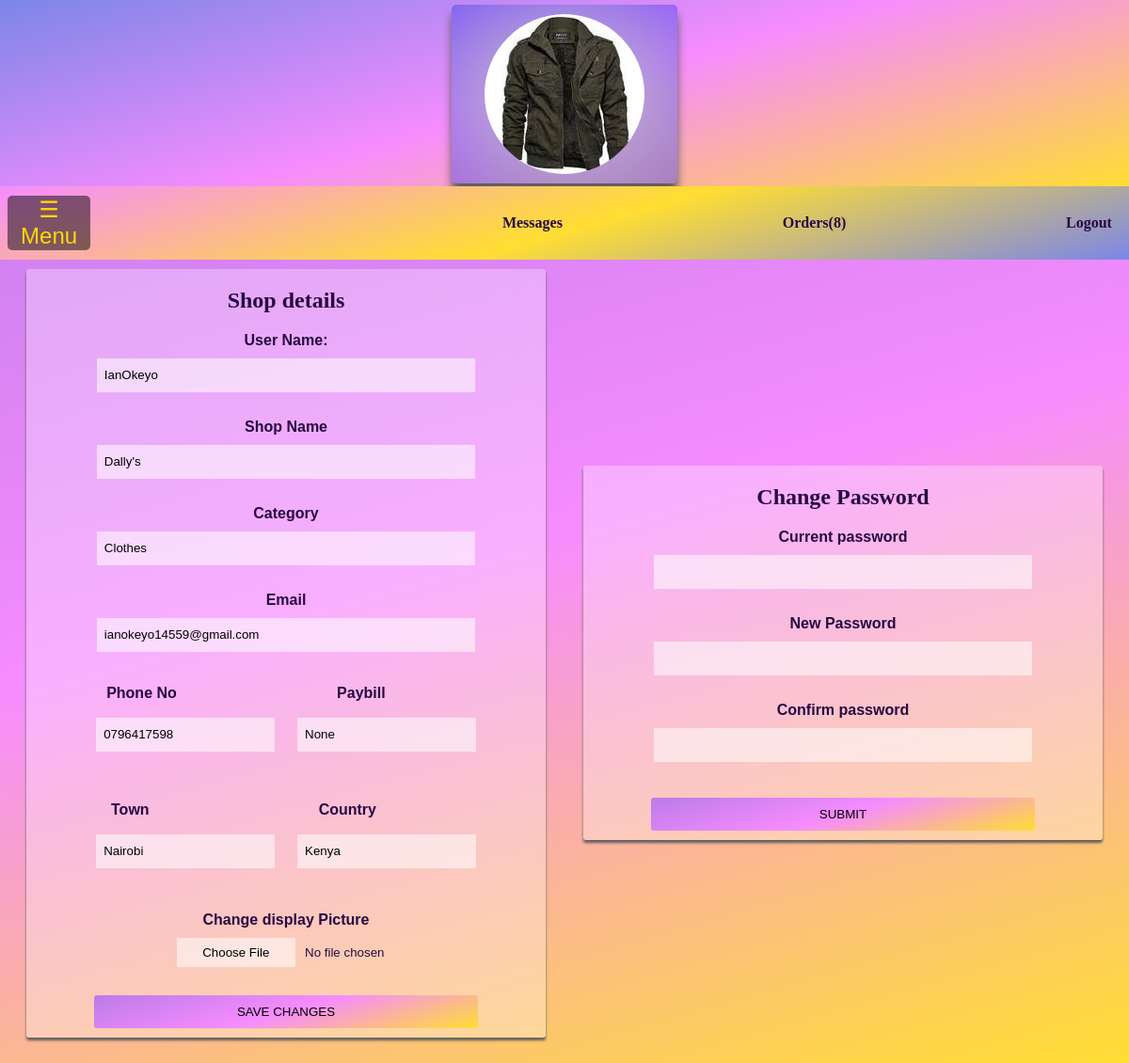
The app's page /manageShop/changeDetails (signed in) with its own data.
### market/models.py (models this page shows, shortened)
class User(db.Model, UserMixin): #UserMixin contains additional methods used  during logIn
    id = db.Column(db.Integer(), primary_key=True)
    userName = db.Column(db.String(20), nullable=False, unique=True)
    email = db.Column(db.String(), nullable=False)
    password_hash = db.Column(db.String(length=60), nullable=False)
    phoneNo = db.Column(db.String(length=12), nullable=False)
    books_cart = db.relationship('Book', secondary=books_cart, backref="users_interested")
    stationery_cart = db.relationship('Stationery', secondary=stationery_cart, backref="users_interested")
    lab_cart = db.relationship('Lab', secondary=lab_cart, backref="users_interested")
    uniform_cart = db.relationship('Uniform', secondary=uniform_cart, backref="users_interested")
    orders = db.relationship('Order', secondary=orders, backref="users_interested")
    shop_orders = db.relationship('Shop_order', secondary=user_shop_orders, backref="customers")
    @property #creating a new property
    def password(self):
        return self.password

class Shop(db.Model, UserMixin):
    id = db.Column(db.Integer(), primary_key=True)
    shopName = db.Column(db.String(), nullable=False, unique=True)
    owner_id = db.Column(db.Integer(), db.ForeignKey('owner.id'), nullable=False)
    category = db.Column(db.String(), nullable=False)
    paybill = db.Column(db.String())
    country = db.Column(db.String())
    town = db.Column(db.String())
    profilePic = db.Column(db.String())
    products = db.relationship('Product', backref='shop', lazy=True)
    orders = db.relationship('Shop_order', secondary=shop_orders, backref="shoppers")

### market/routes.py (the view, shortened to what this page needs)
@app.route('/manageShop/changeDetails', methods=['POST', 'GET'])
def change_shop_details():
    detailsForm = ShopDetailsForm()
    changePasswordForm=ChangePasswordForm()
    owner = Owner.query.filter_by(user_id=current_user.id).first()
    current_shop = Shop.query.filter_by(owner_id=owner.id).first()
    if not current_shop:#to redirect users who have no shops to the create shop url
        return redirect(url_for('open_shop'))
    if changePasswordForm.submit2.data and changePasswordForm.validate_on_submit():
        current_user.password=changePasswordForm.newPassword.data
        db.session.commit()
        flash('Your password has been successfully updated', category='success')
        return redirect(url_for('change_shop_details'))
    profile_pic_fn=url_for('static', filename='profile_pics/'+current_shop.profilePic)
    return render_template('manageShop/change_details.html', current_shop=current_shop,detailsForm=detailsForm, changePasswordForm=changePasswordForm,
        profile_pic=profile_pic_fn, shopCategory=current_shop.category, shopName = current_shop.shopName,  details_errors = detailsForm.errors,
        password_errors = changePasswordForm.errors)

### market/forms.py (shortened to what this page needs)
class ShopDetailsForm(FlaskForm):
    userName = StringField(label='User Name:', validators=[Length(min=3, max=50), DataRequired()])
    shopName = StringField(label='Shop Name', validators=[Length(min=3, max=50), DataRequired()])
    email = StringField(label='Email', validators=[Length(min=3, max=60), Email()])
    phoneNo = StringField(label='Phone No', validators=[Length(min=10, max=13), DataRequired()])
    paybill = StringField(label='Paybill', validators=[DataRequired()])
    town = StringField(label='Town', validators=[DataRequired()])
    country = StringField(label='Country', validators=[DataRequired()])
    category = StringField(label='Category', validators=[Length(min=3, max=50), DataRequired()])
    displayPic = FileField(label='Change display Picture', validators=[FileAllowed(['jpg', 'png', 'jpeg'])])
    submit1 = SubmitField(label='SAVE CHANGES')

class ChangePasswordForm(FlaskForm):
    oldPassword = PasswordField(label='Current password', validators=[DataRequired()])
    newPassword = PasswordField(label='New Password', validators=[Length(min=8), DataRequired()])
    confirmPassword = PasswordField(label='Confirm password', validators=[Length(min=8), DataRequired(), EqualTo('newPassword')])
    submit2=SubmitField(label='SUBMIT')

### market/routes.py (called while the page is built)
@login_manager.user_loader#for the login manager to remember that the user was already logged in even after a refresh
def load_user(user_id):
    return User.query.get(int(user_id))

### market/templates/manageShop/change_details.html (shortened to what this page needs)
{% extends 'manageShop/manage_base.html' %}
{% block body %}
<div id="change-details-section">
    <form class="form-area" method='POST' enctype="multipart/form-data" style="flex: 1; min-width: 300px;">
         <h2>Shop details</h2>
         {{ detailsForm.userName.label(id='details-label') }}  <br>
         {{ detailsForm.userName(class='change-details-forms', value=current_user.userName) }}  <br>
         <b style="color: rgb(250, 87, 87); margin-top: -50px">{{ details_errors['userName'] }}</b> <br>
         {{ detailsForm.shopName.label(id='details-label') }}  <br>
         {{ detailsForm.shopName(class='change-details-forms', value=current_shop.shopName) }}  <br>
         <b style="color: rgb(250, 87, 87); margin-top: -50px">{{ details_errors['shopName'] }}</b> <br>
         {{ detailsForm.category.label(id='details-label') }}  <br>
         {{ detailsForm.category(class='change-details-forms', value=current_shop.category) }}  <br>
         <b style="color: rgb(250, 87, 87); margin-top: -50px">{{ details_errors['category'] }}</b> <br>
         {{ detailsForm.email.label(id='details-label') }}  <br>
         {{ detailsForm.email(class='change-details-forms', value=current_user.email) }} <br>
         <b style="color: rgb(250, 87, 87); margin-top: -50px">{{ details_errors['email'] }}</b> <br>
         <div class="sub-details-label-section">
            {{ detailsForm.phoneNo.label(id='details-label') }}
            <p></p>{{ detailsForm.paybill.label(id='details-label') }}  <br>
         </div>
         {{ detailsForm.phoneNo(class='sub-change-details-form', value=current_user.phoneNo) }}  {{ detailsForm.paybill(class='sub-change-details-form', value=current_shop.paybill) }} <br>
         <b style="color: rgb(250, 87, 87); margin-top: -50px">{{ details_errors['phoneNo'] }}</b> <br>
         <b style="color: rgb(250, 87, 87); margin-top: -50px">{{ details_errors['paybill'] }}</b> <br>
         <div class="sub-details-label-section">
            {{ detailsForm.town.label(id='details-label') }}
            <p></p>{{ detailsForm.country.label(id='details-label') }}  <br>
         </div>
         {{ detailsForm.town(class='sub-change-details-form', value=current_shop.town) }}  {{ detailsForm.country(class='sub-change-details-form', value=current_shop.country) }} <br>
         <b style="color: rgb(250, 87, 87); margin-top: -50px">{{ details_errors['town'] }}</b><br>
         <b style="color: rgb(250, 87, 87); margin-top: -50px">{{ details_errors['country'] }}</b> <br>
         {{ detailsForm.displayPic.label(id='details-label') }} <br>
         {{ detailsForm.displayPic() }}
         <b style="color: rgb(250, 87, 87); margin-top: -50px">{{ details_errors['displayPic'] }}</b>  <br>
         {{ detailsForm.submit1(class='change-details-submit') }}
    </form>
    <form method='POST' class="form-area" style="flex: 1; min-width: 300px;">
        <h2>Change Password</h2>
        {{ changePasswordForm.oldPassword.label(id='details-label') }}   <br>
        {{ changePasswordForm.oldPassword(class='change-details-forms') }}  <br>
        <b style="color: rgb(250, 87, 87); margin-top: -50px">{{ password_errors['oldPassword'] }}</b> <br>
        {{ changePasswordForm.newPassword.label(id='details-label') }}  <br>
        {{ changePasswordForm.newPassword(class='change-details-forms') }}  <br>
        <b style="color: rgb(250, 87, 87); margin-top: -50px">{{ password_errors['newPassword'] }}</b>  <br>
        {{ changePasswordForm.confirmPassword.label(id='details-label') }}  <br>
        {{ changePasswordForm.confirmPassword(class='change-details-forms') }}  <br>
        <b style="color: rgb(250, 87, 87); margin-top: -50px">{{ password_errors['confirmPassword'] }}</b> <br>
        {{ changePasswordForm.submit2(class='change-details-submit') }}
    </form>
</div>
{% endblock %}

### market/static/styles/manageShop.css (style rules this page uses)
body { background: linear-gradient(164deg, rgb(188, 123, 232) , rgba(246,140,255,1) , rgba(255,222,50,1) ); color: #270942; text-align: center; overflow-x: hidden; }
.form-area { background-color: #ffffff4d; box-shadow: 0px 3px 3px 0px rgb(94, 92, 92); margin-top: 20px; border-radius: 3px; height: 100%; margin: 20px; }
#change-details-section { display: flex; flex-direction: row; flex-wrap: wrap; align-items: center; justify-content: center; width: 100%; height: 100%; text-align: center; left: 20%; }
.change-details-forms { width:70%; padding: 8px; margin: 10px; border: none; height: 20px; background-color: #ffffff8c; }
.sub-change-details-form { width:31.5%; padding: 8px; margin: 10px; border: none; height: 20px; background-color: #ffffff8c; }
.sub-details-label-section { display: flex; flex-direction: row; justify-content: space-evenly; align-items: center; width:100%; float: right; }
.change-details-submit { background: linear-gradient(164deg, rgb(188, 123, 232) , rgba(246,140,255,1) , rgba(255,222,50,1) ); padding: 10px 10px; width: 74%; margin: 10px; border: none; transition: 0.3s linear; border-radius: 3px; transition: all 3s; }
#details-label { color: #270942; font-weight: 800; font-size: 100%; font-family: sans-serif; text-align: center; }

### records on screen
User: userName "IanOkeyo", email "ianokeyo14559@gmail.com", phoneNo "0796417598"
Shop: shopName "Dally's", category "Clothes", paybill "None", town "Nairobi", country "Kenya"

### other values on screen
{{ detailsForm.userName.label(id='details-label') }} "User Name:"
{{ detailsForm.shopName.label(id='details-label') }} "Shop Name"
{{ detailsForm.category.label(id='details-label') }} "Category"
{{ detailsForm.email.label(id='details-label') }} "Email"
{{ detailsForm.phoneNo.label(id='details-label') }} "Phone No"
{{ detailsForm.paybill.label(id='details-label') }} "Paybill"
{{ detailsForm.town.label(id='details-label') }} "Town"
{{ detailsForm.country.label(id='details-label') }} "Country"
{{ detailsForm.displayPic.label(id='details-label') }} "Change display Picture"
{{ changePasswordForm.oldPassword.label(id='details-label') }} "Current password"
{{ changePasswordForm.newPassword.label(id='details-label') }} "New Password"
{{ changePasswordForm.confirmPassword.label(id='details-label') }} "Confirm password"
